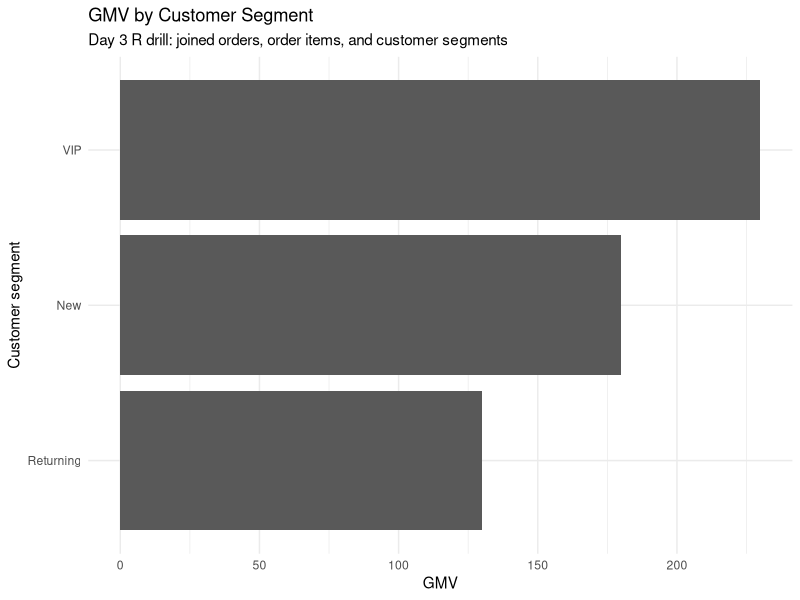
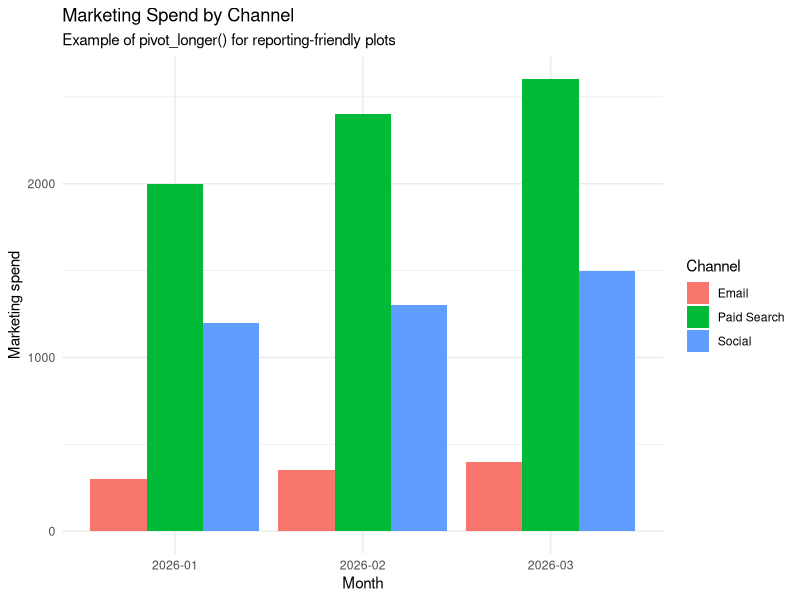
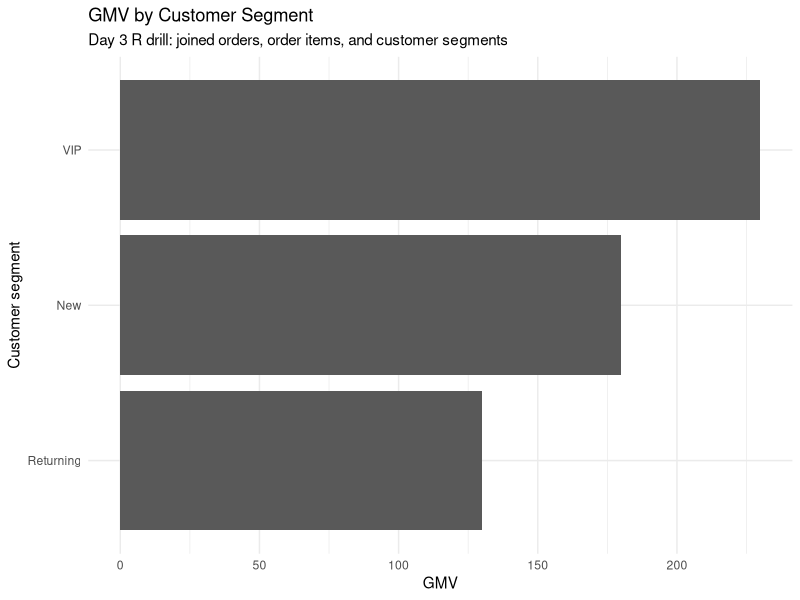
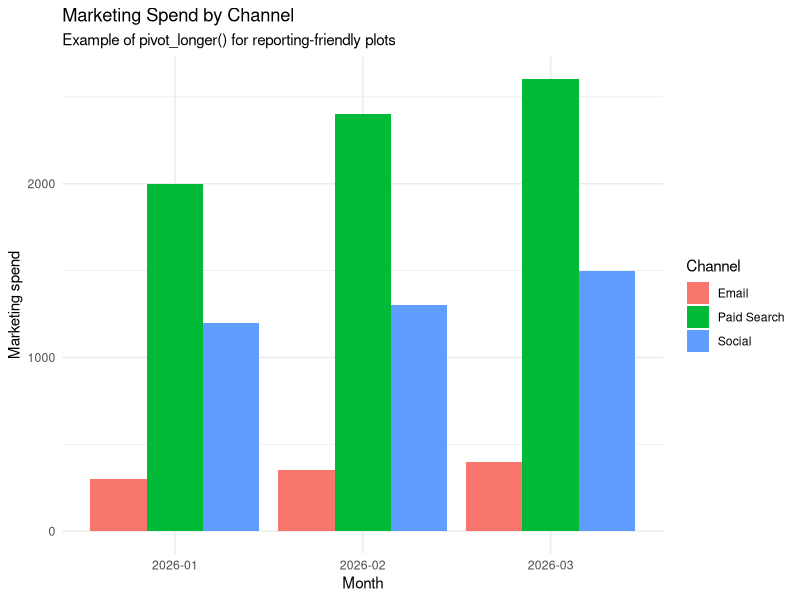

Here is the R script that generated these plots, in order:
# ============================================================
# Day 3 - Joins, Pivoting, ggplot2, and Join Quality Thinking
#
# Project: Operations Analytics & Cloud Data Pipeline Prep
# File: r_drills/day_03_joins_ggplot.R
# ============================================================

library(tidyverse)
library(lubridate)

# ------------------------------------------------------------
# 0. Create output folders
# ------------------------------------------------------------

dir.create("outputs", showWarnings = FALSE)
dir.create("outputs/tables", recursive = TRUE, showWarnings = FALSE)
dir.create("outputs/figures", recursive = TRUE, showWarnings = FALSE)

# ------------------------------------------------------------
# 1. Create small synthetic marketplace tables
# ------------------------------------------------------------
# Important idea:
# Each table has a "grain".
#
# customers_raw: one row should be one customer
# orders: one row should be one order
# order_items: one row should be one product inside one order
# products_raw: one row should be one product
#
# We intentionally include a few messy problems:
# - duplicate customer C003
# - duplicate product P004
# - order with unknown customer C999
# - order item with unknown product P999

customers_raw <- tibble(
  customer_id = c("C001", "C002", "C003", "C003", "C004", "C005"),
  country = c("Germany", "Germany", "France", "France", "Spain", "Germany"),
  segment = c("New", "Returning", "VIP", "VIP", "New", "Returning"),
  signup_date = as.Date(c(
    "2026-01-05",
    "2026-01-10",
    "2026-01-12",
    "2026-01-12",
    "2026-02-01",
    "2026-02-07"
  ))
)

orders <- tibble(
  order_id = c("O001", "O002", "O003", "O004", "O005", "O006", "O007", "O008"),
  customer_id = c("C001", "C002", "C003", "C004", "C005", "C999", "C002", "C003"),
  order_date = as.Date(c(
    "2026-03-01",
    "2026-03-01",
    "2026-03-02",
    "2026-03-03",
    "2026-03-04",
    "2026-03-04",
    "2026-03-05",
    "2026-03-06"
  )),
  sales_channel = c(
    "Paid Search",
    "Organic",
    "Email",
    "Paid Search",
    "Social",
    "Organic",
    "Email",
    "Social"
  )
)

order_items <- tibble(
  order_id = c("O001", "O001", "O002", "O003", "O004", "O005", "O006", "O007", "O008", "O008"),
  product_id = c("P001", "P002", "P001", "P003", "P004", "P002", "P001", "P999", "P003", "P004"),
  quantity = c(1, 2, 1, 3, 1, 2, 1, 1, 1, 2),
  unit_price = c(49.99, 19.99, 49.99, 12.50, 89.99, 19.99, 49.99, 39.99, 12.50, 89.99)
)

products_raw <- tibble(
  product_id = c("P001", "P002", "P003", "P004", "P004"),
  category = c("Electronics", "Home", "Beauty", "Sports", "Sports"),
  brand = c("BrandA", "BrandB", "BrandC", "BrandD", "BrandD")
)

marketing_wide <- tibble(
  month = c("2026-01", "2026-02", "2026-03"),
  paid_search_spend = c(2000, 2400, 2600),
  social_spend = c(1200, 1300, 1500),
  email_spend = c(300, 350, 400)
)

# ------------------------------------------------------------
# 2. Inspect tables
# ------------------------------------------------------------

glimpse(customers_raw)
glimpse(orders)
glimpse(order_items)
glimpse(products_raw)
glimpse(marketing_wide)

# ------------------------------------------------------------
# 3. Join quality check 1: duplicate keys
# ------------------------------------------------------------
# Before joining, check whether the right-side table has duplicate keys.
#
# Why?
# If the right table has duplicate keys, a left_join can multiply rows.
# Example: if customer C003 appears twice in customers, then every order
# from C003 can appear twice after the join.

duplicate_customers <- customers_raw %>%
  count(customer_id) %>%
  filter(n > 1)

duplicate_products <- products_raw %>%
  count(product_id) %>%
  filter(n > 1)

duplicate_customers
duplicate_products

# Save duplicate reports
write_csv(duplicate_customers, "outputs/tables/day_03_duplicate_customers.csv")
write_csv(duplicate_products, "outputs/tables/day_03_duplicate_products.csv")

# ------------------------------------------------------------
# 4. Join quality check 2: unmatched IDs
# ------------------------------------------------------------
# anti_join() returns rows from the left table that DO NOT have a match
# in the right table.
#
# This is extremely useful for data quality checks.

orders_with_unknown_customers <- orders %>%
  anti_join(customers_raw %>% distinct(customer_id), by = "customer_id")

items_with_unknown_products <- order_items %>%
  anti_join(products_raw %>% distinct(product_id), by = "product_id")

orders_with_unknown_customers
items_with_unknown_products

# Save unmatched reports
write_csv(orders_with_unknown_customers, "outputs/tables/day_03_orders_unknown_customers.csv")
write_csv(items_with_unknown_products, "outputs/tables/day_03_items_unknown_products.csv")

# ------------------------------------------------------------
# 5. Create clean dimension tables before joining
# ------------------------------------------------------------
# For today, we fix duplicate dimension rows by keeping the first row.
#
# Later in the project, we will be stricter:
# - identical duplicates can be removed
# - conflicting duplicates should be quarantined
# - duplicate logic should be logged

customers_dim <- customers_raw %>%
  distinct(customer_id, .keep_all = TRUE)

products_dim <- products_raw %>%
  distinct(product_id, .keep_all = TRUE)

customers_dim
products_dim

# ------------------------------------------------------------
# 6. Safe left_join: orders + customers
# ------------------------------------------------------------
# left_join keeps all rows from the left table.
# Here, the left table is orders.
#
# Meaning:
# Keep every order, and add customer columns when the customer_id matches.

orders_before_join_rows <- nrow(orders)

orders_enriched <- orders %>%
  left_join(customers_dim, by = "customer_id")

orders_after_join_rows <- nrow(orders_enriched)

orders_before_join_rows
orders_after_join_rows

# Row count should stay the same here because:
# - orders is one row per order
# - customers_dim is one row per customer
#
# If rows increase, the join probably multiplied rows because the right table
# had duplicate keys.

orders_enriched

# ------------------------------------------------------------
# 7. Add revenue at order-item level
# ------------------------------------------------------------
# order_items is more detailed than orders.
#
# order_items grain:
# one row = one product inside one order
#
# We calculate line_revenue at the order-item level.

order_items_revenue <- order_items %>%
  mutate(line_revenue = quantity * unit_price)

order_items_revenue

# ------------------------------------------------------------
# 8. Join order items to products and orders
# ------------------------------------------------------------
# This creates an enriched order-item table.
#
# Grain after this join:
# still one row per order item.
#
# Important:
# Joining product/category/customer data does not change the grain if the
# dimension tables have one row per key.

order_items_enriched <- order_items_revenue %>%
  left_join(products_dim, by = "product_id") %>%
  left_join(orders_enriched, by = "order_id")

order_items_enriched

# Check row count
nrow(order_items_revenue)
nrow(order_items_enriched)

# ------------------------------------------------------------
# 9. Create KPI table by customer segment
# ------------------------------------------------------------
# We calculate GMV/revenue by segment.
#
# GMV here means:
# total transaction value = sum(quantity * unit_price)
#
# We remove missing segment from the group summary only for the report,
# but we do NOT delete those rows from the raw/enriched table.

segment_kpis <- order_items_enriched %>%
  filter(!is.na(segment)) %>%
  group_by(segment) %>%
  summarise(
    gmv = sum(line_revenue),
    orders = n_distinct(order_id),
    customers = n_distinct(customer_id),
    aov = gmv / orders,
    .groups = "drop"
  ) %>%
  arrange(desc(gmv))

segment_kpis

write_csv(segment_kpis, "outputs/tables/day_03_segment_kpis.csv")

# ------------------------------------------------------------
# 10. Create KPI table by sales channel
# ------------------------------------------------------------

channel_kpis <- order_items_enriched %>%
  filter(!is.na(sales_channel)) %>%
  group_by(sales_channel) %>%
  summarise(
    gmv = sum(line_revenue),
    orders = n_distinct(order_id),
    customers = n_distinct(customer_id),
    aov = gmv / orders,
    .groups = "drop"
  ) %>%
  arrange(desc(gmv))

channel_kpis

write_csv(channel_kpis, "outputs/tables/day_03_channel_kpis.csv")

# ------------------------------------------------------------
# 11. pivot_longer(): wide KPI table -> long KPI table
# ------------------------------------------------------------
# pivot_longer() makes several metric columns into two columns:
# - metric
# - value
#
# This is useful for flexible plotting, dashboards, and reports.

segment_kpis_long <- segment_kpis %>%
  pivot_longer(
    cols = c(gmv, orders, customers, aov),
    names_to = "metric",
    values_to = "value"
  )

segment_kpis_long

write_csv(segment_kpis_long, "outputs/tables/day_03_segment_kpis_long.csv")

# ------------------------------------------------------------
# 12. pivot_wider(): long KPI table -> wide KPI table
# ------------------------------------------------------------
# pivot_wider() does the opposite.
# It spreads metric names back into separate columns.

segment_kpis_wide_again <- segment_kpis_long %>%
  pivot_wider(
    names_from = metric,
    values_from = value
  )

segment_kpis_wide_again

write_csv(segment_kpis_wide_again, "outputs/tables/day_03_segment_kpis_wide_again.csv")

# ------------------------------------------------------------
# 13. pivot_longer() for marketing spend
# ------------------------------------------------------------
# marketing_wide is common in Excel-style data:
# one column per channel.
#
# For analysis and plotting, long format is usually better:
# one row per month-channel combination.

marketing_long <- marketing_wide %>%
  pivot_longer(
    cols = c(paid_search_spend, social_spend, email_spend),
    names_to = "channel",
    values_to = "spend"
  ) %>%
  mutate(
    channel = str_remove(channel, "_spend"),
    channel = str_replace_all(channel, "_", " "),
    channel = str_to_title(channel)
  )

marketing_long

write_csv(marketing_long, "outputs/tables/day_03_marketing_long.csv")

# ------------------------------------------------------------
# 14. ggplot2 plot 1: GMV by customer segment
# ------------------------------------------------------------

gmv_by_segment_plot <- ggplot(segment_kpis, aes(x = reorder(segment, gmv), y = gmv)) +
  geom_col() +
  coord_flip() +
  labs(
    title = "GMV by Customer Segment",
    subtitle = "Day 3 R drill: joined orders, order items, and customer segments",
    x = "Customer segment",
    y = "GMV"
  ) +
  theme_minimal()

gmv_by_segment_plot

ggsave(
  filename = "outputs/figures/day_03_gmv_by_segment.png",
  plot = gmv_by_segment_plot,
  width = 8,
  height = 5,
  dpi = 300
)

# ------------------------------------------------------------
# 15. ggplot2 plot 2: Marketing spend by channel
# ------------------------------------------------------------

marketing_spend_plot <- ggplot(marketing_long, aes(x = month, y = spend, fill = channel)) +
  geom_col(position = "dodge") +
  labs(
    title = "Marketing Spend by Channel",
    subtitle = "Example of pivot_longer() for reporting-friendly plots",
    x = "Month",
    y = "Marketing spend",
    fill = "Channel"
  ) +
  theme_minimal()

marketing_spend_plot

ggsave(
  filename = "outputs/figures/day_03_marketing_spend_by_channel.png",
  plot = marketing_spend_plot,
  width = 8,
  height = 5,
  dpi = 300
)

# ------------------------------------------------------------
# 16. Mini join-quality summary
# ------------------------------------------------------------

join_quality_summary <- tibble(
  check_name = c(
    "orders_before_customer_join",
    "orders_after_customer_join",
    "duplicate_customer_ids",
    "duplicate_product_ids",
    "orders_with_unknown_customers",
    "items_with_unknown_products",
    "order_items_before_enrichment",
    "order_items_after_enrichment"
  ),
  value = c(
    orders_before_join_rows,
    orders_after_join_rows,
    nrow(duplicate_customers),
    nrow(duplicate_products),
    nrow(orders_with_unknown_customers),
    nrow(items_with_unknown_products),
    nrow(order_items_revenue),
    nrow(order_items_enriched)
  )
)

join_quality_summary

write_csv(join_quality_summary, "outputs/tables/day_03_join_quality_summary.csv")

# ------------------------------------------------------------
# 17. End message
# ------------------------------------------------------------

cat("\nDay 3 complete!\n")
cat("Created KPI tables in outputs/tables/\n")
cat("Created plots in outputs/figures/\n")
cat("Most important lesson: always check duplicate keys and row counts before/after joins.\n")
